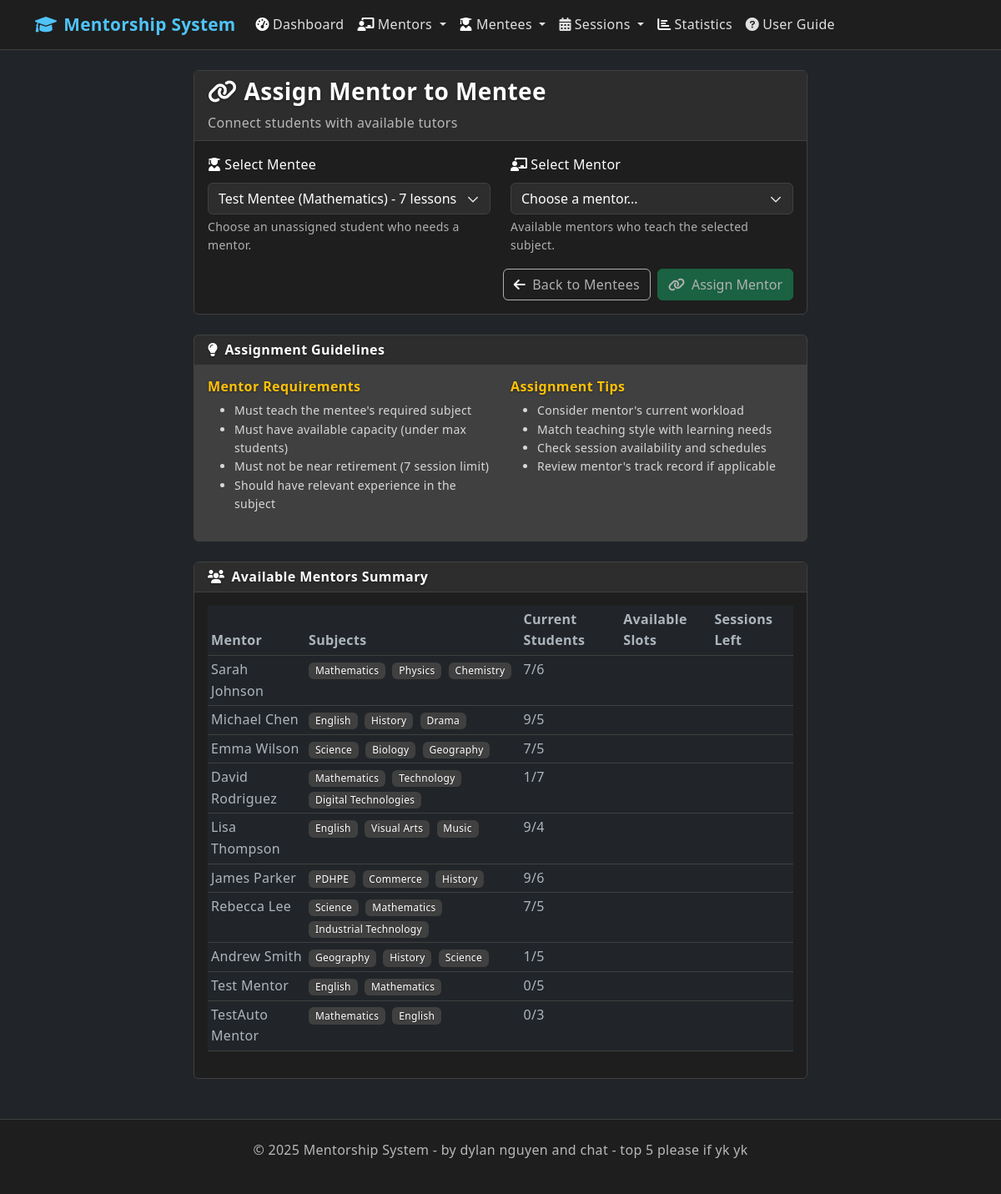
/assign_mentor?mentee_id=51, run on the app's committed database.
### app.py (models this page shows, shortened)
class Mentor(db.Model):
    id = db.Column(db.Integer, primary_key=True)
    name = db.Column(db.String(100), nullable=False)
    roll_call = db.Column(db.String(20), nullable=False)  # Multiple mentors can be in same class
    subjects = db.Column(db.String(500), nullable=False)  # Increased length for more subjects
    max_mentees = db.Column(db.Integer, default=5)
    created_at = db.Column(db.DateTime, default=datetime.utcnow)
    mentees = db.relationship('Mentee', backref='assigned_mentor', lazy=True)
    sessions = db.relationship('Session', backref='mentor', lazy=True)
    def current_mentee_count(self):
        return len([m for m in self.mentees if m.mentor_id == self.id])
    def can_take_more_mentees(self):
        return self.current_mentee_count() < self.max_mentees

### app.py (the view, shortened to what this page needs)
@app.route('/assign_mentor', methods=['GET', 'POST'])
def assign_mentor():
    unassigned_mentees = Mentee.query.filter_by(mentor_id=None).all()
    mentors_list = Mentor.query.all()
    available_mentors = []
    for mentor in mentors_list:
        mentor_info = {
            'mentor': {
                'id': mentor.id,
                'name': mentor.name,
                'roll_call': mentor.roll_call,
                'subjects': mentor.subjects,
                'max_mentees': mentor.max_mentees,
                'mentees': [{'id': m.id, 'name': m.name} for m in mentor.mentees]
            },
            'can_take_more': mentor.can_take_more_mentees(),
            'current_count': mentor.current_mentee_count()
        }
        available_mentors.append(mentor_info)
    return render_template('assign_mentor.html',
                         unassigned_mentees=unassigned_mentees,
                         mentors=mentors_list,
                         available_mentors=available_mentors)

### templates/assign_mentor.html (shortened to what this page needs)
{% extends "base.html" %}
{% block content %}
<div class="row justify-content-center">
    <div class="col-md-10 col-lg-8">
        <div class="card">
            <div class="card-header">
                <h3 class="mb-0">
                    <i class="fas fa-link me-2"></i>Assign Mentor to Mentee
                </h3>
                <p class="text-muted mb-0 mt-2">Connect students with available tutors</p>
            </div>
            <div class="card-body">
                {% if unassigned_mentees %}
                    <form method="POST">
                        <div class="row">
                            <div class="col-md-6 mb-3">
                                <label for="mentee_id" class="form-label">
                                    <i class="fas fa-user-graduate me-1"></i>Select Mentee
                                </label>
                                <select class="form-select" id="mentee_id" name="mentee_id" required>
                                    {% for mentee in unassigned_mentees %}
                                        <option value="{{ mentee.id }}"
                                                data-subject="{{ mentee.subject }}"
                                                {% if request.args.get('mentee_id') == mentee.id|string %}selected{% endif %}>
                                            {{ mentee.name }} ({{ mentee.subject }}) - {{ mentee.lessons_remaining }} lessons left
                                        </option>
                                    {% endfor %}
                                </select>
                                <div class="form-text">Choose an unassigned student who needs a mentor.</div>
                            </div>
                            <div class="col-md-6 mb-3">
                                <label for="mentor_id" class="form-label">
                                    <i class="fas fa-chalkboard-teacher me-1"></i>Select Mentor
                                </label>
                                <select class="form-select" id="mentor_id" name="mentor_id" required disabled>
                                    <option value="">First select a mentee...</option>
                                </select>
                                <div class="form-text">Available mentors who teach the selected subject.</div>
                            </div>
                        </div>
                        <div class="d-grid gap-2 d-md-flex justify-content-md-end">
                            <a href="{{ url_for('mentees') }}" class="btn btn-outline-secondary">
                                <i class="fas fa-arrow-left me-2"></i>Back to Mentees
                            </a>
                            <button type="submit" class="btn btn-success" id="assign-btn" disabled>
                                <i class="fas fa-link me-2"></i>Assign Mentor
                            </button>
                        </div>
                    </form>
                {% endif %}
            </div>
        </div>
        <div class="card mt-4 bg-secondary border-0">
            <div class="card-header">
                <h6 class="mb-0">
                    <i class="fas fa-lightbulb me-2"></i>Assignment Guidelines
                </h6>
            </div>
            <div class="card-body">
                <div class="row">
                    <div class="col-md-6">
                        <h6 class="text-warning">Mentor Requirements</h6>
                        <ul class="text-light small">
                            <li>Must teach the mentee's required subject</li>
                            <li>Must have available capacity (under max students)</li>
                            <li>Must not be near retirement (7 session limit)</li>
                            <li>Should have relevant experience in the subject</li>
                        </ul>
                    </div>
                    <div class="col-md-6">
                        <h6 class="text-warning">Assignment Tips</h6>
                        <ul class="text-light small">
                            <li>Consider mentor's current workload</li>
                            <li>Match teaching style with learning needs</li>
                            <li>Check session availability and schedules</li>
                            <li>Review mentor's track record if applicable</li>
                        </ul>
                    </div>
                </div>
            </div>
        </div>
        {% if available_mentors %}
        <div class="card mt-4">
            <div class="card-header">
                <h6 class="mb-0">
                    <i class="fas fa-users me-2"></i>Available Mentors Summary
                </h6>
            </div>
            <div class="card-body">
                <div class="table-responsive">
                    <table class="table table-sm">
                        <thead>
                            <tr>
                                <th>Mentor</th>
                                <th>Subjects</th>
                                <th>Current Students</th>
                                <th>Available Slots</th>
                                <th>Sessions Left</th>
                            </tr>
                        </thead>
                        <tbody>
                            {% for mentor_info in available_mentors %}
                            <tr>
                                <td>{{ mentor_info.mentor.name }}</td>
                                <td>
                                    {% for subject in mentor_info.mentor.subjects.split(',') %}
                                        <span class="badge bg-secondary me-1">{{ subject.strip() }}</span>
                                    {% endfor %}
                                </td>
                                <td>{{ mentor_info.mentor.mentees|length }}/{{ mentor_info.mentor.max_mentees }}</td>
                                <td>
                                </td>
                                <td>
                                </td>
                            </tr>
                            {% endfor %}
                        </tbody>
                    </table>
                </div>
            </div>
        </div>
        {% endif %}
    </div>
</div>
{% endblock %}

### static/css/style.css (style rules this page uses)
:root { --primary-color: #4fc3f7; --secondary-color: #9c27b0; --success-color: #4caf50; --warning-color: #ff9800; --danger-color: #f44336; --info-color: #2196f3; --bg-primary: #121212; --bg-secondary: #1e1e1e; --bg-tertiary: #2d2d2d; --bg-quaternary: #404040; --text-primary: #ffffff; --text-secondary: #e0e0e0; --text-muted: #b0b0b0; --text-inverse: #121212; --border-color: #404040; --border-light: #2d2d2d; --card-bg: #1e1e1e; --card-header-bg: #2d2d2d; --input-bg: #2d2d2d; --input-border: #404040; }
body { background-color: var(--bg-primary) !important; color: var(--text-primary) !important; font-family: 'Segoe UI', Tahoma, Geneva, Verdana, sans-serif; }
.text-muted { color: var(--text-muted) !important; }
.card { background-color: var(--card-bg) !important; border: 1px solid var(--border-color) !important; color: var(--text-primary) !important; }
.card-header { background-color: var(--card-header-bg) !important; border-bottom: 1px solid var(--border-color) !important; color: var(--text-primary) !important; }
.btn { border-radius: 0.375rem; font-weight: 500; transition: all 0.2s ease-in-out; }
.btn-outline-secondary { border-color: var(--text-muted) !important; color: var(--text-muted) !important; }
.badge { font-weight: 500; }
.bg-secondary { background-color: var(--bg-quaternary) !important; color: var(--text-primary) !important; }
.table { color: var(--text-primary) !important; }
.table > :not(caption) > * > * { border-bottom-color: var(--border-color) !important; }
.form-control, .form-select { border-radius: 0.375rem; border: 1px solid #ced4da; transition: border-color 0.15s ease-in-out, box-shadow 0.15s ease-in-out; }
.form-select { background-color: var(--input-bg) !important; border: 1px solid var(--input-border) !important; color: var(--text-primary) !important; }
.form-label { color: var(--text-primary) !important; font-weight: 500; }
.form-text { color: var(--text-muted) !important; }
* { scrollbar-width: thin; scrollbar-color: var(--bg-quaternary) var(--bg-secondary); }
.row { color: var(--text-primary); }
h1, h2, h3, h4, h5, h6 { color: var(--text-primary) !important; }
p { color: var(--text-secondary) !important; }
span { color: inherit !important; }
a { color: var(--primary-color) !important; text-decoration: none; }
.fas, .far, .fab, .fal { color: inherit !important; }
.card i, .card .fas, .card .far, .card .fab, .alert i, .alert .fas, .dashboard i, .dashboard .fas, .card-body i, .card-header i, h1 i, h2 i, h3 i, h4 i, h5 i, h6 i { color: white !important; }
.fa-tachometer-alt, .fa-chalkboard-teacher, .fa-user-graduate, .fa-calendar-day, .fa-chart-bar, .fa-clock, .fa-check-circle, .fa-hourglass-half, .fa-info-circle, .fa-utensils, .fa-stopwatch, .fa-calendar-check { color: white !important; }
body { font-family: 'Segoe UI', Tahoma, Geneva, Verdana, sans-serif !important; font-weight: 400; line-height: 1.6; letter-spacing: 0.3px; }
h1, h2, h3, h4, h5, h6 { font-weight: 600 !important; letter-spacing: 0.4px; text-shadow: 0 1px 3px rgba(0,0,0,0.4); }
.text-muted { color: #b8b8b8 !important; }
.small, small { font-size: 0.875rem; font-weight: 400; color: #d8d8d8 !important; }
.badge { font-weight: 500 !important; letter-spacing: 0.3px; text-shadow: 0 1px 2px rgba(0,0,0,0.3); }

### data on the page
Mentor: mentor.name "Sarah Johnson"
Mentor: mentor.name "Michael Chen"
Mentor: mentor.name "Emma Wilson"
Mentor: mentor.name "David Rodriguez"
Mentor: mentor.name "Lisa Thompson"
Mentor: mentor.name "James Parker"
Mentor: mentor.name "Rebecca Lee"
Mentor: mentor.name "Andrew Smith"
Mentor: mentor.name "Test Mentor"
Mentor: mentor.name "TestAuto Mentor"

### other printed values
{{ subject.strip() }} "Mathematics" "Physics" "Chemistry" "English" "History" "Drama" "Science" "Biology" "Geography" "Mathematics" "Technology" "Digital Technologies" "English" "Visual Arts" "Music" "PDHPE" "Commerce" "History" "Science" "Mathematics" "Industrial Technology" "Geography" "History" "Science" "English" "Mathematics" "Mathematics" "English"
{{ mentor_info.mentor.mentees|length }} "7" "9" "7" "1" "9" "9" "7" "1" "0" "0"
{{ mentor_info.mentor.max_mentees }} "6" "5" "5" "7" "4" "6" "5" "5" "5" "3"
form field mentee_id "Test Mentee (Mathematics) - 7 lessons left"
